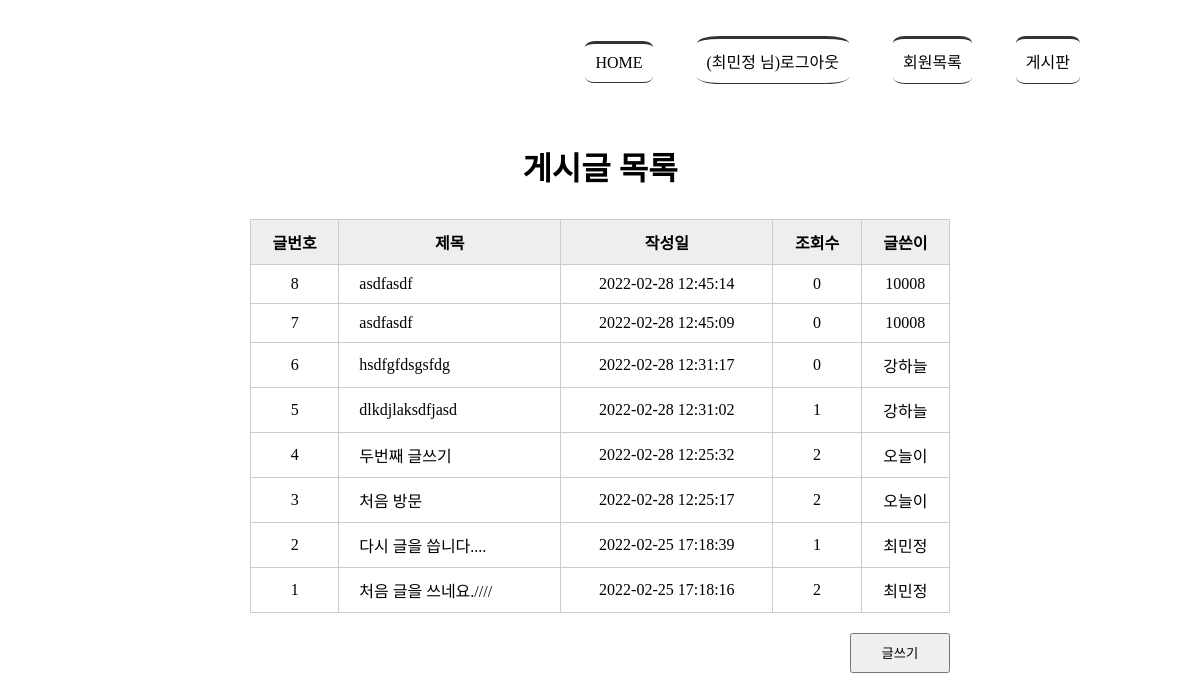
Page /boardlist/ (signed in) on the committed database.
### tables this page shows
CREATE TABLE board(
            bno integer PRIMARY KEY AUTOINCREMENT,
            title text NOT NULL,
            content text NOT NULL,
            createDate timestamp date DEFAULT (datetime('now','localtime')),
            hit integer,
            mid char(5) NOT NULL,
            FOREIGN KEY(mid) REFERENCES member(mid) ON DELETE CASCADE
            );

### app.py (the view)
@app.route('/boardlist/')
def boardlist():
    rs = select_board()
    return render_template('boardlist.html', rs = rs)

### model/model_board.py (called while the page is built)
def select_board():
    conn = getconn()
    cur = conn.cursor()
    sql = "SELECT * FROM board ORDER BY bno DESC"
    cur.execute(sql)
    rs = cur.fetchall()
    conn.close()
    return rs

### model/model_member.py (called while the page is built)
def getconn():
    conn = sqlite3.connect("./members.db")
    return conn

### templates/boardlist.html (shortened to what this page needs)
<!DOCTYPE html>
<html lang="en">
<head>
    <link rel="stylesheet" href="{{ url_for('static',filename='style.css')}}">
</head>
<body>
    <div id="container">
        {% include 'navbar.html' %}
        <section>
            <h1>게시글 목록</h1>
            <table class="tbl_board">
                <tr>
                    <th>글번호</th><th>제목</th><th>작성일</th><th>조회수</th><th>글쓴이</th>
                </tr>
                {% for i in rs %}
                <tr>
                    <td>{{ i[0] }}</td>
                    <td><a href="{{ url_for('board_view', bno=i[0])}}"> {{ i[1] }}</a></td>
                    <td>{{ i[3] }}</td>
                    <td>{{ i[4] }}</td>
                    <td>{{ i[5] }}</td>
                </tr>
                {% endfor %}
            </table>
            <div class="btn_write">
                <button type="button"
                        onclick="location.href='/writing/'">글쓰기</button>
            </div>
        </section>
    </div>
   </body>
</html>

### static/style.css (style rules this page uses)
#container { width: 1000px; margin: 0 auto; }
section { text-align: center; }
section h1 { font-size: 2em; margin-bottom: 30px; }
section table { width: 600px; margin: 0 auto; border-collapse: collapse; }
section table, th, td { border: 1px solid #ccc; padding: 10px }
section .tbl_board { width: 700px; }
section .tbl_board th { background: #eee; }
section .tbl_board a { text-decoration: none; color: black; }
section .tbl_board td:nth-child(2) { text-align: left; padding-left: 20px; }
section .btn_write { text-align: right; margin: 20px 150px; }
section .btn_write button { width: 100px; height: 40px; }

### rows in the picture
board: bno "8", title "asdfasdf", createDate "2022-02-28 12:45:14", hit "0", mid "10008"
board: bno "7", title "asdfasdf", createDate "2022-02-28 12:45:09", hit "0", mid "10008"
board: bno "6", title "hsdfgfdsgsfdg", createDate "2022-02-28 12:31:17", hit "0", mid "강하늘"
board: bno "5", title "dlkdjlaksdfjasd", createDate "2022-02-28 12:31:02", hit "1", mid "강하늘"
board: bno "4", title "두번째 글쓰기", createDate "2022-02-28 12:25:32", hit "2", mid "오늘이"
board: bno "3", title "처음 방문", createDate "2022-02-28 12:25:17", hit "2", mid "오늘이"
board: bno "2", title "다시 글을 씁니다....", createDate "2022-02-25 17:18:39", hit "1", mid "최민정"
board: bno "1", title "처음 글을 쓰네요.////", createDate "2022-02-25 17:18:16", hit "2", mid "최민정"

### other values in the picture
{{ session['userName'] }} "최민정"
